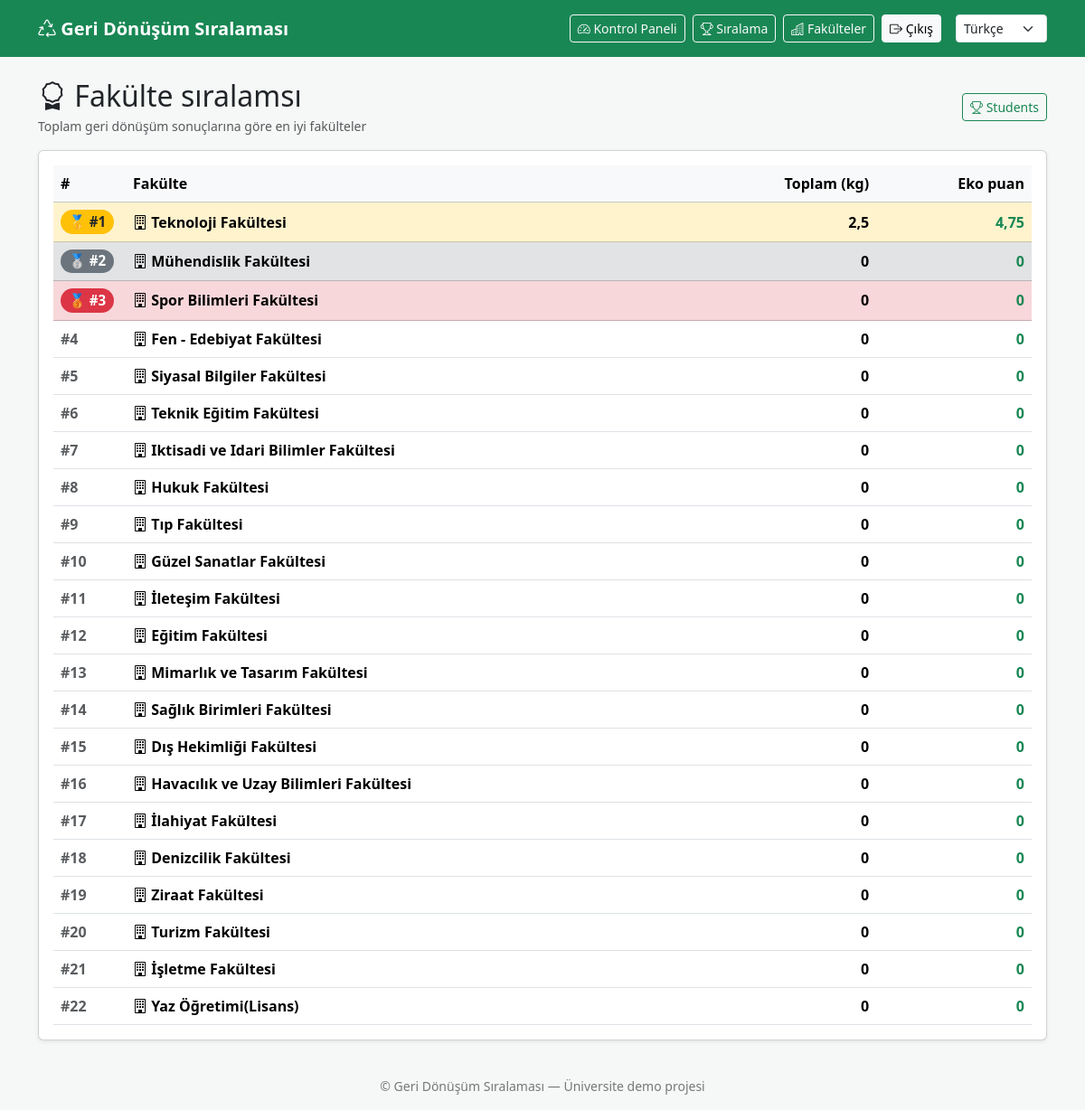
/faculties/ (signed in), run on the app's committed database.
### core/models.py (models this page shows, shortened)
class Faculty(models.Model):
    name = models.CharField(max_length=120, unique=True)

### core/views.py (the view)
# urls.py: path("faculties/", leaderboard_faculties_view, name="leaderboard_faculties"),
@login_required
def leaderboard_faculties_view(request):
    faculties = Faculty.objects.all()
    data = []
    for faculty in faculties:
        qs = WasteEntry.objects.filter(user__profile__faculty=faculty)
        total_kg = qs.aggregate(total=Sum("weight_kg"))["total"] or 0
        by_cat = qs.values("category").annotate(total=Sum("weight_kg"))
        eco_score = 0
        for row in by_cat:
            eco_score += (row["total"] or 0) * coef(row["category"])
        data.append({
            "faculty": faculty,
            "total_kg": total_kg,
            "eco_score": eco_score,
        })
    data.sort(key=lambda x: (x["eco_score"], x["total_kg"]), reverse=True)
    return render(
        request,
        "core/leaderboard_faculties.html",
        {"rows": data},
    )

### core/services.py (called while the page is built)
def coef(category: str) -> Decimal:
    return COEFFICIENTS.get(category, Decimal("1.0"))

### core/templates/core/leaderboard_faculties.html
{% extends "core/base.html" %}
{% load i18n %}
{% block content %}
<div class="d-flex justify-content-between align-items-center mb-3">
  <div>
    <h2 class="mb-1"><i class="bi bi-award"></i> {% trans "Faculty leaderboard" %}</h2>
    <div class="text-muted small">{% trans "Top faculties by total recycling results." %}</div>
  </div>
  <a class="btn btn-outline-success btn-sm" href="/leaderboard/">
    <i class="bi bi-trophy"></i> {% trans "Students" %}
  </a>
</div>
<div class="card shadow-sm">
  <div class="card-body">
    <div class="table-responsive">
      <table class="table table-hover align-middle mb-0">
        <thead class="table-light">
          <tr>
            <th style="width:80px;">#</th>
            <th>{% trans "Faculty" %}</th>
            <th class="text-end">{% trans "Total (kg)" %}</th>
            <th class="text-end">{% trans "Eco-score" %}</th>
          </tr>
        </thead>
        <tbody>
          {% for r in rows %}
          <tr class="{% if forloop.counter == 1 %}table-warning{% elif forloop.counter == 2 %}table-secondary{% elif forloop.counter == 3 %}table-danger{% endif %}">
            <td>
              {% if forloop.counter == 1 %}
                <span class="badge bg-warning text-dark badge-medal">🥇 #1</span>
              {% elif forloop.counter == 2 %}
                <span class="badge bg-secondary badge-medal">🥈 #2</span>
              {% elif forloop.counter == 3 %}
                <span class="badge bg-danger badge-medal">🥉 #3</span>
              {% else %}
                <span class="text-muted fw-semibold">#{{ forloop.counter }}</span>
              {% endif %}
            </td>
            <td>
              <div class="fw-semibold">
                <i class="bi bi-building"></i> {{ r.faculty.name }}
              </div>
            </td>
            <td class="text-end">
              <span class="fw-semibold">{{ r.total_kg }}</span>
            </td>
            <td class="text-end">
              <span class="fw-bold text-success">{{ r.eco_score }}</span>
            </td>
          </tr>
          {% empty %}
          <tr>
            <td colspan="4" class="text-muted">{% trans "No data" %}</td>
          </tr>
          {% endfor %}
        </tbody>
      </table>
    </div>
  </div>
</div>
{% endblock %}

### core/templates/core/base.html (style rules this page uses)
body { background-color: #f6f8f7; }
.card { transition: transform .15s ease, box-shadow .15s ease; }
.table-hover tbody tr { transition: background-color .12s ease; }
.badge-medal { font-size: .95rem; padding: .35rem .55rem; border-radius: 999px; }

### data on the page
Faculty: shows "🥇 #1", faculty.name "Teknoloji Fakültesi", total_kg "2,5", eco_score "4,75"
Faculty: shows "🥈 #2", faculty.name "Mühendislik Fakültesi", total_kg "0", eco_score "0"
Faculty: shows "🥉 #3", faculty.name "Spor Bilimleri Fakültesi", total_kg "0", eco_score "0"
Faculty: faculty.name "Fen - Edebiyat Fakültesi", total_kg "0", eco_score "0"
Faculty: faculty.name "Siyasal Bilgiler Fakültesi", total_kg "0", eco_score "0"
Faculty: faculty.name "Teknik Eğitim Fakültesi", total_kg "0", eco_score "0"
Faculty: faculty.name "Iktisadi ve Idari Bilimler Fakültesi", total_kg "0", eco_score "0"
Faculty: faculty.name "Hukuk Fakültesi", total_kg "0", eco_score "0"
Faculty: faculty.name "Tıp Fakültesi", total_kg "0", eco_score "0"
Faculty: faculty.name "Güzel Sanatlar Fakültesi", total_kg "0", eco_score "0"
Faculty: faculty.name "İleteşim Fakültesi", total_kg "0", eco_score "0"
Faculty: faculty.name "Eğitim Fakültesi", total_kg "0", eco_score "0"
Faculty: faculty.name "Mimarlık ve Tasarım Fakültesi", total_kg "0", eco_score "0"
Faculty: faculty.name "Sağlık Birimleri Fakültesi", total_kg "0", eco_score "0"
Faculty: faculty.name "Dış Hekimliği Fakültesi", total_kg "0", eco_score "0"
Faculty: faculty.name "Havacılık ve Uzay Bilimleri Fakültesi", total_kg "0", eco_score "0"
Faculty: faculty.name "İlahiyat Fakültesi", total_kg "0", eco_score "0"
Faculty: faculty.name "Denizcilik Fakültesi", total_kg "0", eco_score "0"
Faculty: faculty.name "Ziraat Fakültesi", total_kg "0", eco_score "0"
Faculty: faculty.name "Turizm Fakültesi", total_kg "0", eco_score "0"
Faculty: faculty.name "İşletme Fakültesi", total_kg "0", eco_score "0"
Faculty: faculty.name "Yaz Öğretimi(Lisans)", total_kg "0", eco_score "0"
